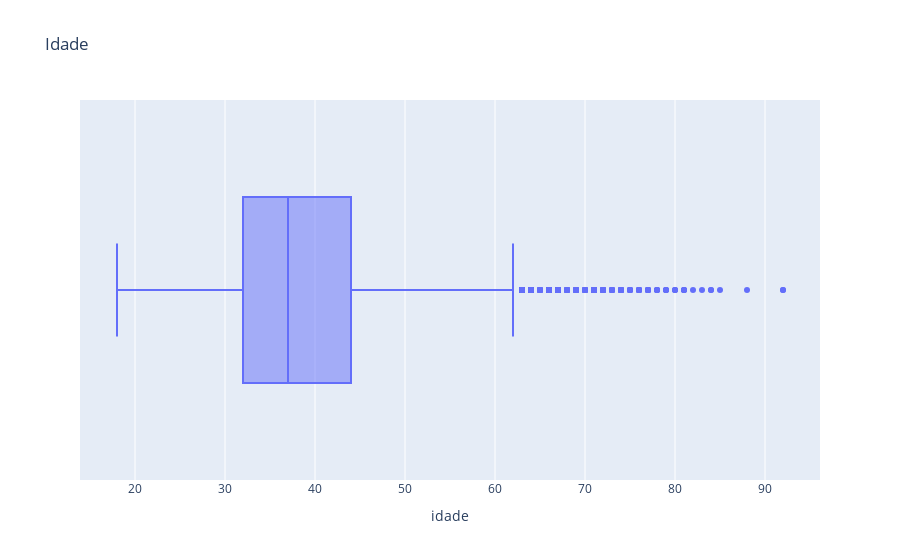

Notebook source saved alongside this figure:
### Code cell
#Gráfico - Idade
fig_idade = px.box(
    data_frame = df, 
    x = "idade",
    title = "Idade"
    #,
    #notched = False,
    #hover_data = ["churn"]
    )
fig_idade

### Figure 1 — Plotly figure (JSON) as saved in the notebook; plotly's stock layout.template omitted (floating-point values rounded to 4 significant figures; data arrays with more than 128 entries replaced by an {"elided": "..."} marker saying what was removed)
{"data": [{"alignmentgroup": "True", "hovertemplate": "idade=%{x}<extra></extra>", "legendgroup": "", "marker": {"color": "#636efa"}, "name": "", "notched": false, "offsetgroup": "", "orientation": "h", "showlegend": false, "type": "box", "x": {"elided": "10000 int values"}, "x0": " ", "xaxis": "x", "y0": " ", "yaxis": "y"}], "layout": {"boxmode": "group", "legend": {"tracegroupgap": 0}, "title": {"text": "Idade"}, "xaxis": {"anchor": "y", "domain": [0, 1], "title": {"text": "idade"}}, "yaxis": {"anchor": "x", "domain": [0, 1]}}}
